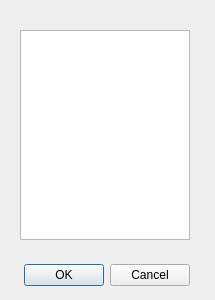
<?xml version="1.0" encoding="UTF-8"?>
<ui version="4.0">
 <class>Dialog</class>
 <widget class="QDialog" name="Dialog">
  <property name="geometry">
   <rect>
    <x>0</x>
    <y>0</y>
    <width>215</width>
    <height>300</height>
   </rect>
  </property>
  <property name="windowTitle">
   <string>Dialog</string>
  </property>
  <widget class="QDialogButtonBox" name="buttonBox">
   <property name="geometry">
    <rect>
     <x>20</x>
     <y>260</y>
     <width>170</width>
     <height>30</height>
    </rect>
   </property>
   <property name="orientation">
    <enum>Qt::Horizontal</enum>
   </property>
   <property name="standardButtons">
    <set>QDialogButtonBox::Cancel|QDialogButtonBox::Ok</set>
   </property>
  </widget>
  <widget class="QListWidget" name="listPeriodos">
   <property name="geometry">
    <rect>
     <x>20</x>
     <y>30</y>
     <width>170</width>
     <height>210</height>
    </rect>
   </property>
   <property name="selectionMode">
    <enum>QAbstractItemView::MultiSelection</enum>
   </property>
  </widget>
 </widget>
 <resources/>
 <connections>
  <connection>
   <sender>buttonBox</sender>
   <signal>accepted()</signal>
   <receiver>Dialog</receiver>
   <slot>accept()</slot>
   <hints>
    <hint type="sourcelabel">
     <x>248</x>
     <y>254</y>
    </hint>
    <hint type="destinationlabel">
     <x>157</x>
     <y>274</y>
    </hint>
   </hints>
  </connection>
  <connection>
   <sender>buttonBox</sender>
   <signal>rejected()</signal>
   <receiver>Dialog</receiver>
   <slot>reject()</slot>
   <hints>
    <hint type="sourcelabel">
     <x>316</x>
     <y>260</y>
    </hint>
    <hint type="destinationlabel">
     <x>286</x>
     <y>274</y>
    </hint>
   </hints>
  </connection>
 </connections>
</ui>
